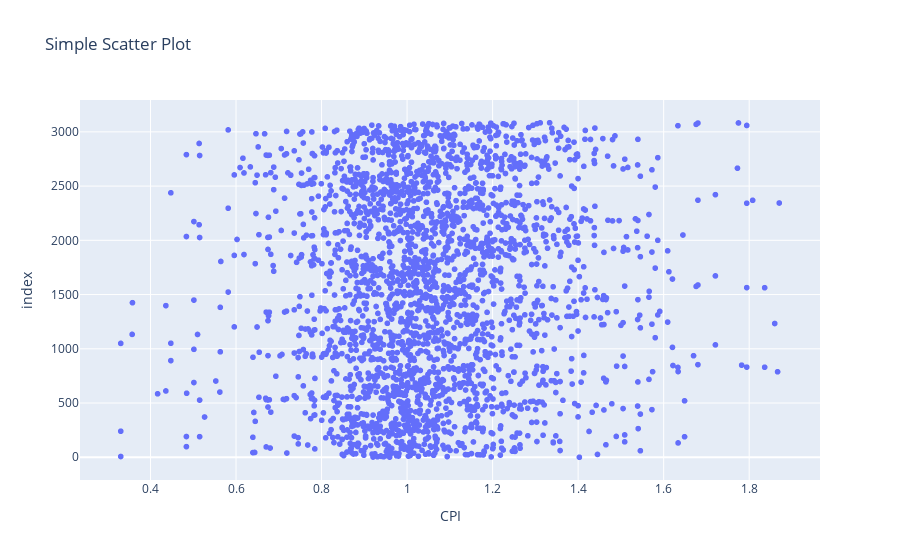

This figure's notebook cell:
### Code cell
fig = px.scatter(df, x="CPI",title="Simple Scatter Plot")
fig.show()

### Figure 1 — Plotly figure (JSON) as saved in the notebook; plotly's stock layout.template omitted (floating-point values rounded to 4 significant figures; data arrays with more than 128 entries replaced by an {"elided": "..."} marker saying what was removed)
{"data": [{"hovertemplate": "CPI=%{x}<br>index=%{y}<extra></extra>", "legendgroup": "", "marker": {"color": "#636efa", "symbol": "circle"}, "mode": "markers", "name": "", "showlegend": false, "type": "scattergl", "x": {"elided": "2687 float values"}, "xaxis": "x", "y": {"elided": "2687 int values"}, "yaxis": "y"}], "layout": {"autosize": true, "legend": {"tracegroupgap": 0}, "title": {"text": "Simple Scatter Plot"}, "xaxis": {"anchor": "y", "autorange": true, "domain": [0, 1], "range": [0.2374, 1.963], "title": {"text": "CPI"}, "type": "linear"}, "yaxis": {"anchor": "x", "autorange": true, "domain": [0, 1], "range": [-254.5, 3339.0], "title": {"text": "index"}, "type": "linear"}}}
